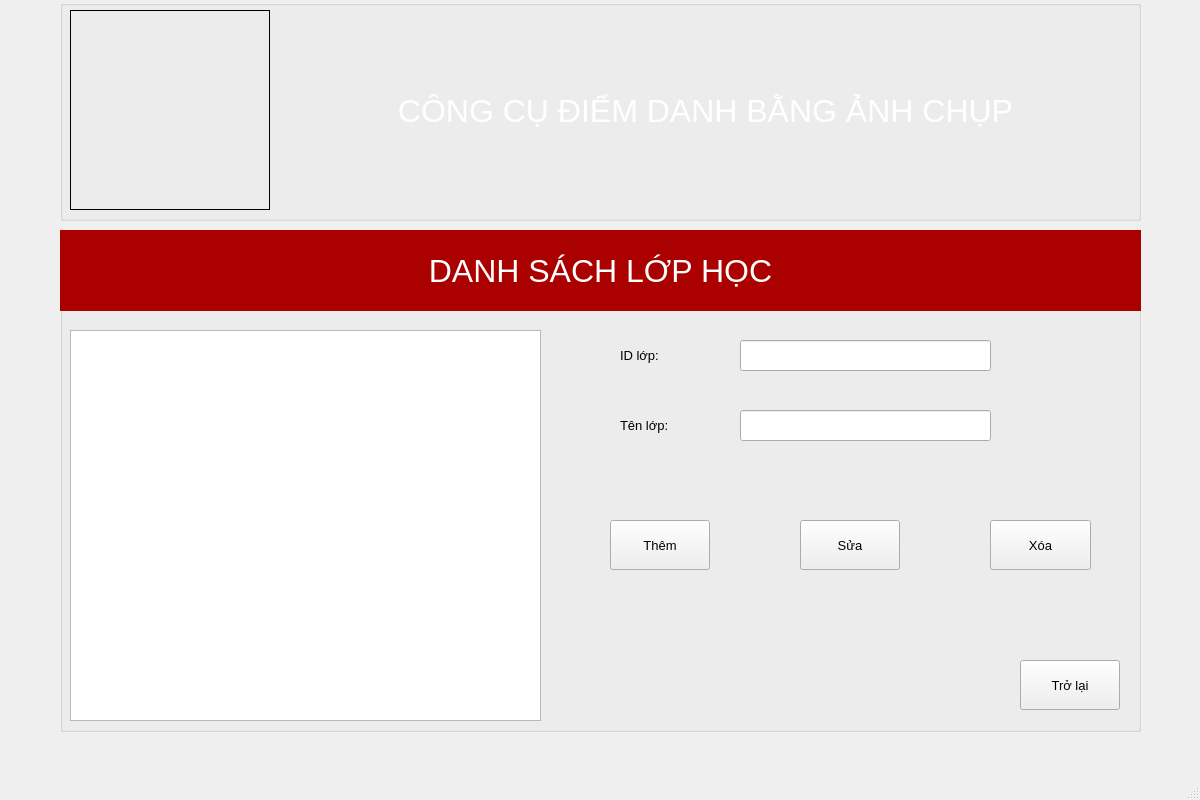
<?xml version="1.0" encoding="UTF-8"?>
<ui version="4.0">
 <class>MainWindow</class>
 <widget class="QMainWindow" name="MainWindow">
  <property name="geometry">
   <rect>
    <x>0</x>
    <y>0</y>
    <width>1200</width>
    <height>800</height>
   </rect>
  </property>
  <property name="windowTitle">
   <string>MainWindow</string>
  </property>
  <widget class="QWidget" name="centralwidget">
   <widget class="QGroupBox" name="groupBox">
    <property name="geometry">
     <rect>
      <x>60</x>
      <y>0</y>
      <width>1081</width>
      <height>221</height>
     </rect>
    </property>
    <property name="title">
     <string/>
    </property>
    <widget class="QLabel" name="label">
     <property name="geometry">
      <rect>
       <x>10</x>
       <y>10</y>
       <width>200</width>
       <height>200</height>
      </rect>
     </property>
     <property name="frameShape">
      <enum>QFrame::Box</enum>
     </property>
     <property name="text">
      <string/>
     </property>
     <property name="pixmap">
      <pixmap>C:/Users/Admin/Pictures/khuonmat/mnt-design-logo-giao-duc-1130x570.jpg</pixmap>
     </property>
     <property name="scaledContents">
      <bool>true</bool>
     </property>
     <property name="alignment">
      <set>Qt::AlignCenter</set>
     </property>
    </widget>
    <widget class="QLabel" name="label_2">
     <property name="geometry">
      <rect>
       <x>230</x>
       <y>10</y>
       <width>831</width>
       <height>201</height>
      </rect>
     </property>
     <property name="font">
      <font>
       <family>MS Shell Dlg 2</family>
       <pointsize>24</pointsize>
       <weight>9</weight>
       <italic>false</italic>
       <bold>false</bold>
      </font>
     </property>
     <property name="styleSheet">
      <string notr="true">font: 75 24pt &quot;MS Shell Dlg 2&quot;;
color: rgb(255, 255, 255);</string>
     </property>
     <property name="text">
      <string>CÔNG CỤ ĐIỂM DANH BẰNG ẢNH CHỤP</string>
     </property>
     <property name="alignment">
      <set>Qt::AlignCenter</set>
     </property>
     <property name="buddy">
      <cstring></cstring>
     </property>
    </widget>
   </widget>
   <widget class="QGroupBox" name="groupBox_2">
    <property name="geometry">
     <rect>
      <x>60</x>
      <y>230</y>
      <width>1081</width>
      <height>502</height>
     </rect>
    </property>
    <property name="title">
     <string/>
    </property>
    <widget class="QLabel" name="label_3">
     <property name="geometry">
      <rect>
       <x>0</x>
       <y>0</y>
       <width>1081</width>
       <height>81</height>
      </rect>
     </property>
     <property name="font">
      <font>
       <family>MS Shell Dlg 2</family>
       <pointsize>24</pointsize>
       <weight>9</weight>
       <italic>false</italic>
       <bold>false</bold>
      </font>
     </property>
     <property name="layoutDirection">
      <enum>Qt::LeftToRight</enum>
     </property>
     <property name="styleSheet">
      <string notr="true">font: 75 24pt &quot;MS Shell Dlg 2&quot;;

background-color: rgb(170, 0, 0);
color: rgb(255, 255, 255);
</string>
     </property>
     <property name="midLineWidth">
      <number>0</number>
     </property>
     <property name="text">
      <string>DANH SÁCH LỚP HỌC</string>
     </property>
     <property name="alignment">
      <set>Qt::AlignCenter</set>
     </property>
    </widget>
    <widget class="QTableWidget" name="tblLophoc">
     <property name="geometry">
      <rect>
       <x>10</x>
       <y>100</y>
       <width>471</width>
       <height>391</height>
      </rect>
     </property>
    </widget>
    <widget class="QPushButton" name="btnThem">
     <property name="geometry">
      <rect>
       <x>550</x>
       <y>290</y>
       <width>100</width>
       <height>50</height>
      </rect>
     </property>
     <property name="font">
      <font>
       <pointsize>10</pointsize>
      </font>
     </property>
     <property name="text">
      <string>Thêm</string>
     </property>
    </widget>
    <widget class="QPushButton" name="btnSua">
     <property name="geometry">
      <rect>
       <x>740</x>
       <y>290</y>
       <width>100</width>
       <height>50</height>
      </rect>
     </property>
     <property name="font">
      <font>
       <pointsize>10</pointsize>
      </font>
     </property>
     <property name="text">
      <string>Sửa</string>
     </property>
    </widget>
    <widget class="QPushButton" name="btnXoa">
     <property name="geometry">
      <rect>
       <x>930</x>
       <y>290</y>
       <width>101</width>
       <height>50</height>
      </rect>
     </property>
     <property name="font">
      <font>
       <pointsize>10</pointsize>
      </font>
     </property>
     <property name="text">
      <string>Xóa</string>
     </property>
    </widget>
    <widget class="QPushButton" name="btnTrolai">
     <property name="geometry">
      <rect>
       <x>960</x>
       <y>430</y>
       <width>100</width>
       <height>50</height>
      </rect>
     </property>
     <property name="font">
      <font>
       <pointsize>10</pointsize>
      </font>
     </property>
     <property name="text">
      <string>Trở lại</string>
     </property>
    </widget>
    <widget class="QLineEdit" name="fiTenlop">
     <property name="geometry">
      <rect>
       <x>680</x>
       <y>180</y>
       <width>251</width>
       <height>31</height>
      </rect>
     </property>
    </widget>
    <widget class="QLineEdit" name="fiIDlop">
     <property name="geometry">
      <rect>
       <x>680</x>
       <y>110</y>
       <width>251</width>
       <height>31</height>
      </rect>
     </property>
    </widget>
    <widget class="QLabel" name="lblIDlop">
     <property name="geometry">
      <rect>
       <x>560</x>
       <y>110</y>
       <width>81</width>
       <height>30</height>
      </rect>
     </property>
     <property name="font">
      <font>
       <pointsize>10</pointsize>
      </font>
     </property>
     <property name="text">
      <string>ID lớp: </string>
     </property>
    </widget>
    <widget class="QLabel" name="lblTenlop">
     <property name="geometry">
      <rect>
       <x>560</x>
       <y>180</y>
       <width>81</width>
       <height>30</height>
      </rect>
     </property>
     <property name="font">
      <font>
       <pointsize>10</pointsize>
      </font>
     </property>
     <property name="text">
      <string>Tên lớp: </string>
     </property>
    </widget>
   </widget>
  </widget>
  <widget class="QMenuBar" name="menubar">
   <property name="geometry">
    <rect>
     <x>0</x>
     <y>0</y>
     <width>1200</width>
     <height>26</height>
    </rect>
   </property>
  </widget>
  <widget class="QStatusBar" name="statusbar"/>
 </widget>
 <resources/>
 <connections/>
</ui>
